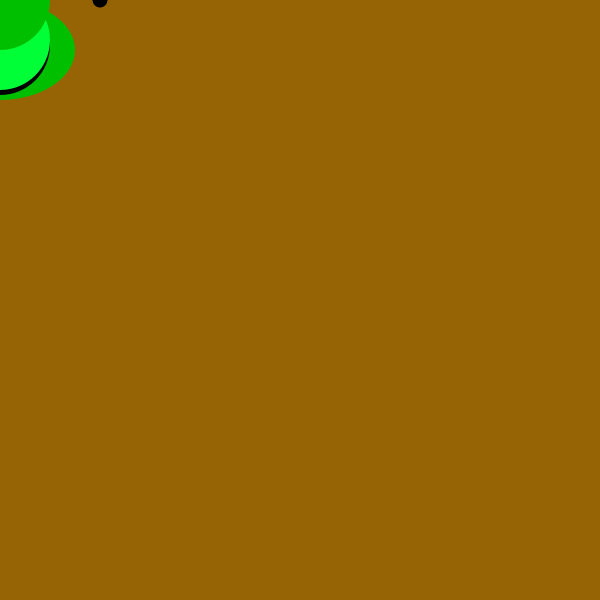
Frame 1 (no input)
Frame 60 (the mouse pressed at the canvas centre just before this capture): identical to frame 1, image omitted
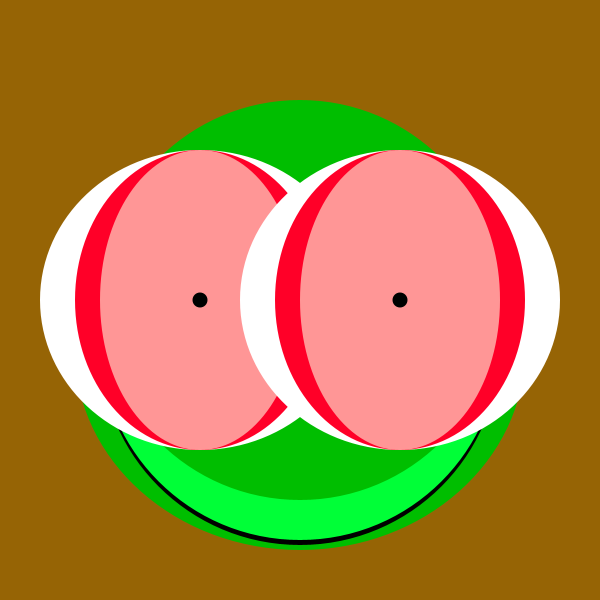
Frame 120 (the mouse held since frame 60 and released just before this capture)

The Processing sketch that drew these frames (run headless with seeded random() and noise(); from frame 60 on, the mouse is pressed at the canvas centre):

// Processing sketch: processing_65255
// ── processing_65255.pde

float geschw;

void setup () {
 //größe
 size (600, 600);
  smooth();
  noCursor();
 
}
 void draw() {
   noStroke();
    fill(255, 255 ,0, 3 );  
    rect(0, 0, width, height);
    
//rote Augen beim drücken

     if(mousePressed){
         background(150, 100,5, 3);
      noStroke();
          //"kopf"
       fill (0,190,0);
       ellipse(mouseX, mouseY+50, mouseX+150, mouseY+100);
         fill (0);
       ellipse(mouseX, mouseY+45, mouseX+100, mouseY+100);
      fill (0,255,55);
       ellipse(mouseX, mouseY+40, mouseX+100, mouseY+100);
        fill (0,190,0);
       ellipse(mouseX, mouseY, mouseX+100, mouseY+100);
       
       // Auge links weiß
        fill (255);
        ellipse (mouseX-100, mouseY,  mouseY+20,mouseY);
        // Auge links ring rot
        fill (255,0,40);
        ellipse (mouseX-100, mouseY, mouseY-50,mouseY);
        // Auge links ring innen rötlich
       fill (255,150,150);
        ellipse (mouseX-100, mouseY,   mouseY-100,mouseY);
        //links  Iris
        fill (0);
        ellipse (mouseX-100, mouseY,  geschw*5+15,geschw*5+15);
        geschw = abs(pmouseX -mouseX);   
      
      
      
        fill (255);
        ellipse (mouseX+100, mouseY,  mouseY+20,mouseY);
        
        fill (255,0,40);
        ellipse (mouseX+100, mouseY, mouseY-50,mouseY);
        
         fill (255,150,150);
        ellipse (mouseX+100, mouseY,   mouseY-100,mouseY);
        
        fill (0);
        ellipse (mouseX+100, mouseY,  geschw*5+15,geschw*5+15);
        geschw = abs(pmouseX -mouseX); 
        
// grüne Augen beim loslassen        
    }
   else{
        
       background(150, 100,5, 3);
      noStroke();
        
        //"kopf"
       fill (0,190,0);
       ellipse(mouseX, mouseY+50, mouseX+150, mouseY+100);
         fill (0);
       ellipse(mouseX, mouseY+45, mouseX+100, mouseY+100);
      fill (0,255,55);
       ellipse(mouseX, mouseY+40, mouseX+100, mouseY+100);
        fill (0,190,0);
       ellipse(mouseX, mouseY, mouseX+100, mouseY+100);
       
        fill (255);
        ellipse (mouseX-100, mouseY,  mouseY+20,mouseY);
        //grün
        fill (100,190,0);
        ellipse (mouseX-100, mouseY, mouseY-50,mouseY);
        //grün
        fill (0,190,55);
        ellipse (mouseX-100, mouseY,   mouseY-100,mouseY);
        
        fill (0);
        ellipse (mouseX-100, mouseY,  geschw*5+15,geschw*5+15);
        geschw = abs(pmouseX -mouseX);   
      
      
      
        fill (255);
        ellipse (mouseX+100, mouseY,  mouseY+20,mouseY);
        //blau
        fill (100,190,0);
        ellipse (mouseX+100, mouseY, mouseY-50,mouseY);
        //blau
        fill (0,190,55);
        ellipse (mouseX+100, mouseY,   mouseY-100,mouseY);
        
        fill (0);
        ellipse (mouseX+100, mouseY,  geschw*5+15,geschw*5+15);
        geschw = abs(pmouseX -mouseX); 

   }
      }
